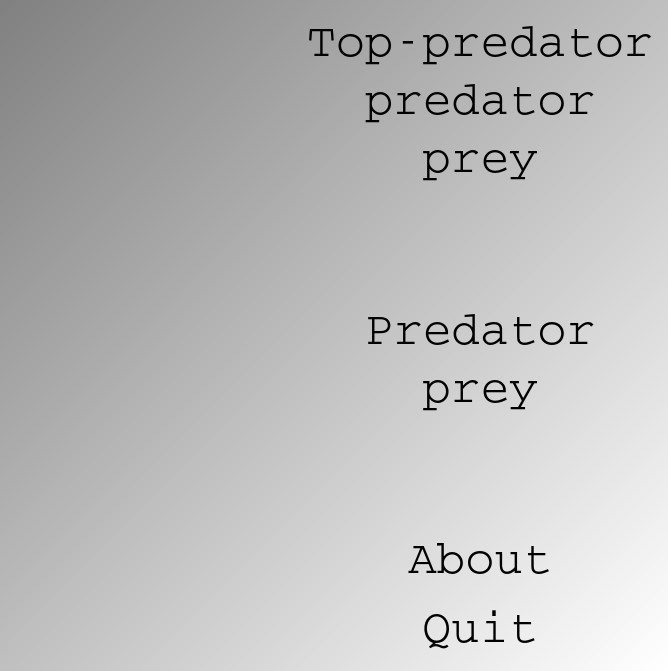
<?xml version="1.0" encoding="UTF-8"?>
<ui version="4.0">
 <class>QtSimTopPredatorPreyMenuDialog</class>
 <widget class="QDialog" name="QtSimTopPredatorPreyMenuDialog">
  <property name="geometry">
   <rect>
    <x>0</x>
    <y>0</y>
    <width>668</width>
    <height>671</height>
   </rect>
  </property>
  <property name="font">
   <font>
    <pointsize>20</pointsize>
   </font>
  </property>
  <property name="windowTitle">
   <string>SimTopPredatorPrey</string>
  </property>
  <property name="styleSheet">
   <string notr="true">QDialog { 
background-color: qlineargradient(x1: 0, y1: 0, x2: 1, y2: 1, stop: 0  #808080, stop: 1 #ffffff);
}
QPushButton { background-color: rgb(255, 255, 255);  }
QPushButton { color: rgb(0,0,0); }
QPushButton { font: 48px  }
QLabel { font-family: monospace, courier, courier new }
QLineEdit { font-family: monospace, courier, courier new }
QPushButton { font-family: monospace, courier, courier new }</string>
  </property>
  <layout class="QGridLayout" name="gridLayout">
   <item row="4" column="0" rowspan="2">
    <widget class="QLabel" name="label_3">
     <property name="text">
      <string/>
     </property>
     <property name="pixmap">
      <pixmap resource="SimTopPredatorPrey.qrc">:/images/SimTopPredatorPreyLoripesLacteus3.jpg</pixmap>
     </property>
     <property name="alignment">
      <set>Qt::AlignCenter</set>
     </property>
    </widget>
   </item>
   <item row="2" column="1">
    <widget class="QPushButton" name="button_start_pp">
     <property name="text">
      <string>Predator
prey</string>
     </property>
     <property name="flat">
      <bool>true</bool>
     </property>
    </widget>
   </item>
   <item row="2" column="0">
    <widget class="QLabel" name="label_2">
     <property name="text">
      <string/>
     </property>
     <property name="pixmap">
      <pixmap resource="SimTopPredatorPrey.qrc">:/images/SimTopPredatorPreyCapybara.jpg</pixmap>
     </property>
     <property name="alignment">
      <set>Qt::AlignCenter</set>
     </property>
    </widget>
   </item>
   <item row="0" column="0">
    <widget class="QLabel" name="label">
     <property name="text">
      <string/>
     </property>
     <property name="pixmap">
      <pixmap resource="SimTopPredatorPrey.qrc">:/images/SimTopPredatorPreyLion.jpg</pixmap>
     </property>
     <property name="alignment">
      <set>Qt::AlignCenter</set>
     </property>
    </widget>
   </item>
   <item row="0" column="1">
    <widget class="QPushButton" name="button_start_tpp">
     <property name="text">
      <string>Top-predator
predator
prey</string>
     </property>
     <property name="flat">
      <bool>true</bool>
     </property>
    </widget>
   </item>
   <item row="3" column="0">
    <spacer name="verticalSpacer">
     <property name="orientation">
      <enum>Qt::Vertical</enum>
     </property>
     <property name="sizeHint" stdset="0">
      <size>
       <width>20</width>
       <height>40</height>
      </size>
     </property>
    </spacer>
   </item>
   <item row="4" column="1">
    <widget class="QPushButton" name="button_about">
     <property name="text">
      <string>About</string>
     </property>
     <property name="flat">
      <bool>true</bool>
     </property>
    </widget>
   </item>
   <item row="5" column="1">
    <widget class="QPushButton" name="button_quit">
     <property name="text">
      <string>Quit</string>
     </property>
     <property name="flat">
      <bool>true</bool>
     </property>
    </widget>
   </item>
   <item row="1" column="0">
    <spacer name="verticalSpacer_2">
     <property name="orientation">
      <enum>Qt::Vertical</enum>
     </property>
     <property name="sizeHint" stdset="0">
      <size>
       <width>20</width>
       <height>40</height>
      </size>
     </property>
    </spacer>
   </item>
  </layout>
 </widget>
 <tabstops>
  <tabstop>button_start_tpp</tabstop>
  <tabstop>button_start_pp</tabstop>
  <tabstop>button_about</tabstop>
  <tabstop>button_quit</tabstop>
 </tabstops>
 <resources>
  <include location="SimTopPredatorPrey.qrc"/>
 </resources>
 <connections/>
</ui>
